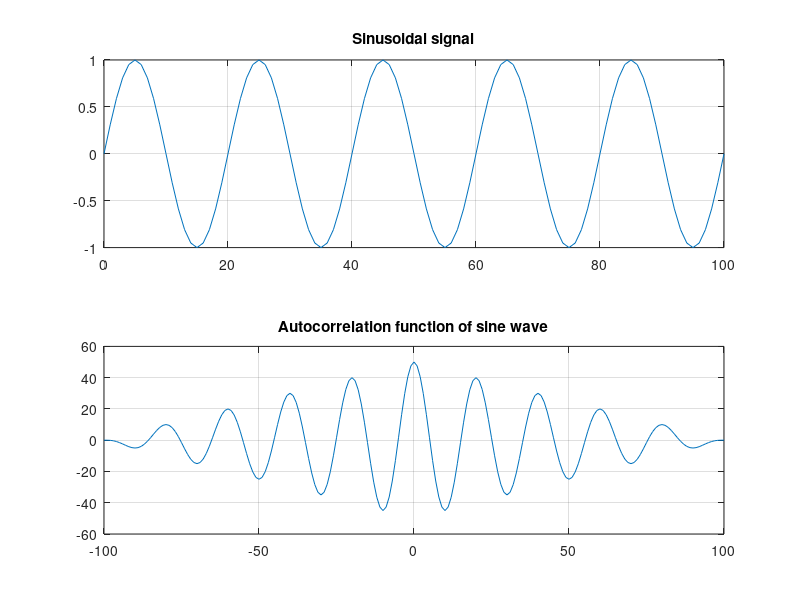

Source code (MATLAB):
clc;
close all;
clear all;
t=0:1:100;
x=sin(2*pi*0.05*t);
subplot(2,1,1);
plot(t,x);
title('Sinusoidal signal');
grid on;
y=xcorr(x);
t1=t;
t2=-fliplr(t);
n1=min(t1)+min(t2);
n2=max(t1)+max(t2);
n=n1:1:n2;
subplot(2,1,2);
plot(n,y);
title('Autocorrelation function of sine wave');
grid on;